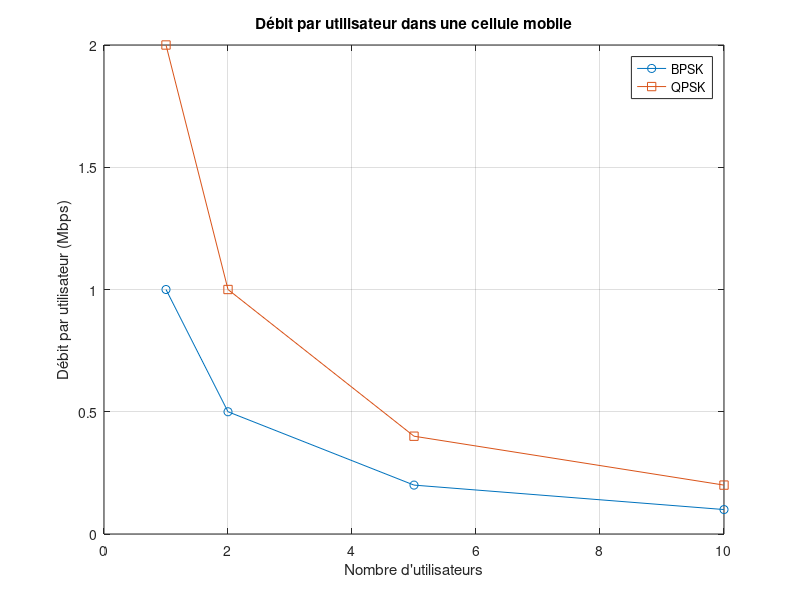

Here is the MATLAB script that generated this plot:
BW = 1e6; % Bande passante 1 MHz
users = [1 2 5 10];
bits_BPSK = 1;
bits_QPSK = 2;
debit_total_BPSK = BW * bits_BPSK;
debit_total_QPSK = BW * bits_QPSK;
debit_user_BPSK = debit_total_BPSK ./ users;
debit_user_QPSK = debit_total_QPSK ./ users;
figure;
plot(users, debit_user_BPSK/1e6, '-o'); hold on;
plot(users, debit_user_QPSK/1e6, '-s');
grid on;
xlabel('Nombre d''utilisateurs');
ylabel('Débit par utilisateur (Mbps)');
legend('BPSK','QPSK');
title('Débit par utilisateur dans une cellule mobile');
